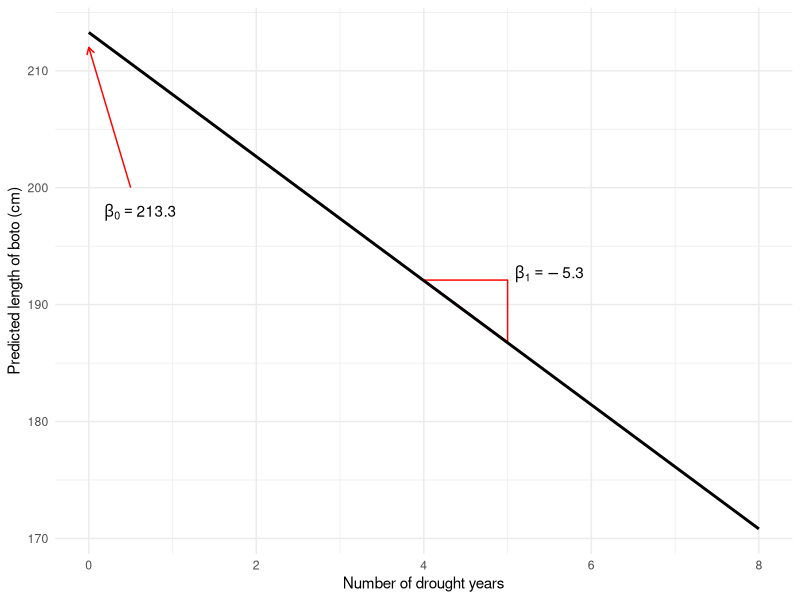
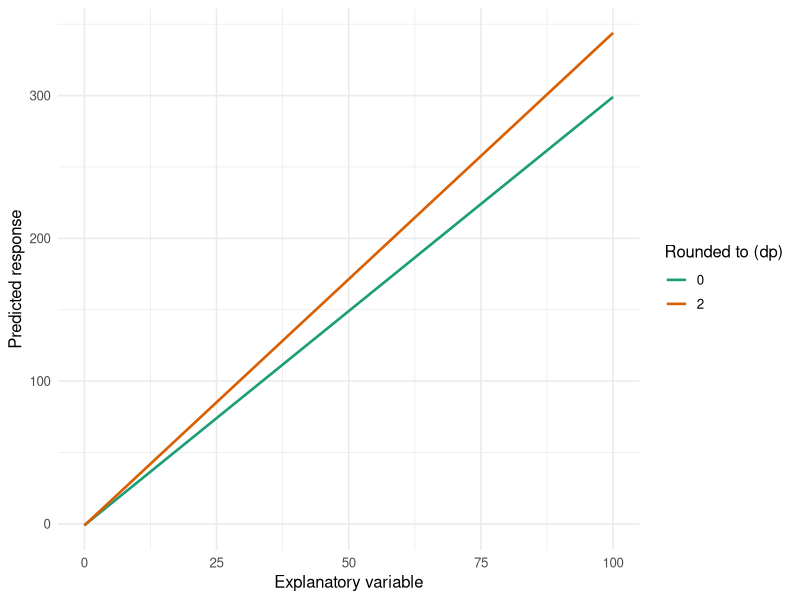
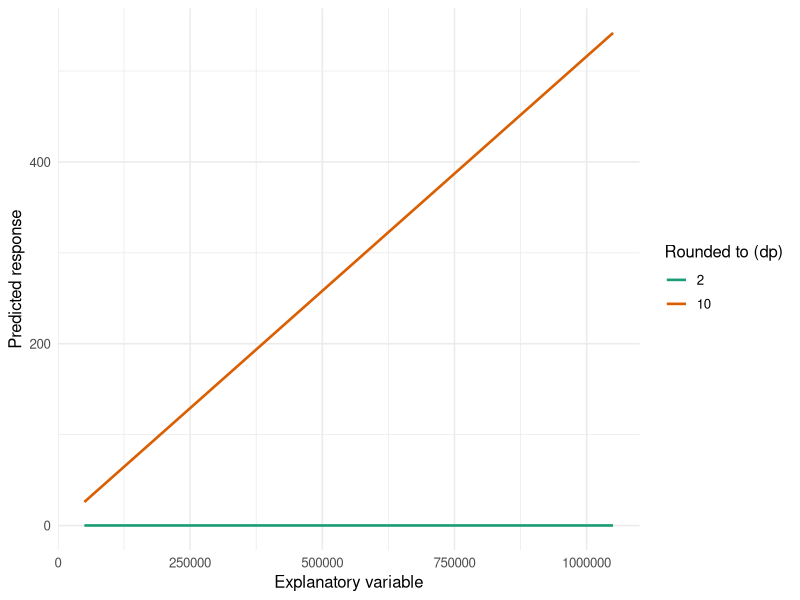

These charts were generated, in order, by the following R code:
## ---- chunk 1
knitr::opts_chunk$set(echo = TRUE, results = "hide", fig.show = "show")
library(ggplot2)
library(dplyr)
boto <- read.table("../Workshop 2 - Data vis/Data/boto.txt", header = TRUE)
boto_model <- lm(length ~ drought, data = boto)
## ---- chunk 2
fake_diag <- data.frame(drought = 0:8)
fake_diag$fit <- predict(boto_model, newdata = fake_diag)
ggplot(fake_diag) +
  annotate("text", x = 0.1, y = 195,
           label = expression(beta[0] == 213.3), vjust = -1.5, hjust = -0.1) +
  annotate("segment", x = 0.5, xend = 0, y = 200, yend = 212,
           arrow = arrow(length = unit(0.2, "cm")), colour = "red") +
  annotate("text", x = 5.5, y = (213.3 - 5.3 * 4.5) + 1,
           label = expression(beta[1] == -5.3), vjust = -1) +
  annotate("polygon",
           x = c(4, 5, 5),
           y = c(213.3 - 5.3 * 4, 213.3 - 5.3 * 4, 213.3 - 5.3 * 5),
           fill = "transparent", colour = "red") +
  geom_line(aes(x = drought, y = fit), linewidth = 1) +
  theme_minimal() +
  labs(x = "Number of drought years",
       y = "Predicted length of boto (cm)")
## ---- chunk 3
pred_fun <- function(b, x) b["(Intercept)"] + b["x"] * x

set.seed(1)
n <- 200
x1 <- seq(0, 100, length.out = n)
y1 <- -1.23456789 + 3.45567891 * x1 + rnorm(n, sd = 0.75)
fit1 <- lm(y1 ~ x1)
colnames(fit1$model)[2] <- "x"
b_hat1 <- setNames(coef(fit1), c("(Intercept)", "x"))

new_x1 <- seq(0, 100, length.out = 301)
digits1 <- c(0, 2)

curves1 <- lapply(digits1, function(d) {
  b <- round(b_hat1, d)
  data.frame(x = new_x1, y = pred_fun(b, new_x1), decimals = as.character(d))
}) |> bind_rows() |>
  mutate(decimals = factor(decimals, levels = as.character(digits1)))

ggplot(curves1, aes(x, y, colour = decimals, group = decimals)) +
  geom_line(linewidth = 0.9) +
  scale_colour_brewer(palette = "Dark2") +
  labs(x = "Explanatory variable", y = "Predicted response",
       colour = "Rounded to (dp)") +
  theme_minimal(base_size = 12)
## ---- chunk 4
set.seed(1)
n <- 200
x2 <- seq(50000, 1050000, length.out = n)
y2 <- 0.0000000652 + 0.0005161519 * x2 + rnorm(n, sd = 0.75)
fit2 <- lm(y2 ~ x2)
b_hat2 <- setNames(coef(fit2), c("(Intercept)", "x"))

new_x2 <- seq(50000, 1050000, length.out = 301)
digits2 <- c(2, 10)

curves2 <- lapply(digits2, function(d) {
  b <- round(b_hat2, d)
  data.frame(x = new_x2, y = pred_fun(b, new_x2), decimals = as.character(d))
}) |> bind_rows() |>
  mutate(decimals = factor(decimals, levels = as.character(digits2)))

ggplot(curves2, aes(x, y, colour = decimals, group = decimals)) +
  geom_line(linewidth = 0.9) +
  scale_colour_brewer(palette = "Dark2") +
  labs(x = "Explanatory variable", y = "Predicted response",
       colour = "Rounded to (dp)") +
  theme_minimal(base_size = 12)
